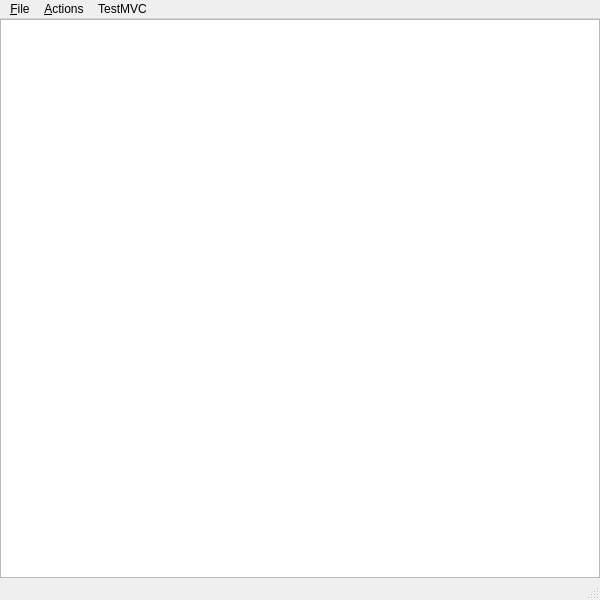
<?xml version="1.0" encoding="UTF-8"?>
<ui version="4.0">
 <class>UITestMVCMainWindow</class>
 <widget class="QMainWindow" name="MainWindow">
  <property name="geometry">
   <rect>
    <x>0</x>
    <y>0</y>
    <width>600</width>
    <height>600</height>
   </rect>
  </property>
  <property name="windowTitle">
   <string>Editable Tree Model</string>
  </property>
  <widget class="QWidget" name="centralwidget">
   <layout class="QVBoxLayout">
    <property name="spacing">
     <number>0</number>
    </property>
    <property name="margin">
     <number>0</number>
    </property>
    <item>
     <widget class="QTreeView" name="view">
      <property name="alternatingRowColors">
       <bool>true</bool>
      </property>
      <property name="selectionBehavior">
       <enum>QAbstractItemView::SelectItems</enum>
      </property>
      <property name="horizontalScrollMode">
       <enum>QAbstractItemView::ScrollPerPixel</enum>
      </property>
      <property name="animated">
       <bool>false</bool>
      </property>
      <property name="allColumnsShowFocus">
       <bool>true</bool>
      </property>
     </widget>
    </item>
   </layout>
  </widget>
  <widget class="QMenuBar" name="menubar">
   <property name="geometry">
    <rect>
     <x>0</x>
     <y>0</y>
     <width>573</width>
     <height>21</height>
    </rect>
   </property>
   <widget class="QMenu" name="fileMenu">
    <property name="title">
     <string>&amp;File</string>
    </property>
    <addaction name="exitAction"/>
   </widget>
   <widget class="QMenu" name="actionsMenu">
    <property name="title">
     <string>&amp;Actions</string>
    </property>
    <addaction name="insertRowAction"/>
    <addaction name="insertColumnAction"/>
    <addaction name="separator"/>
    <addaction name="removeRowAction"/>
    <addaction name="removeColumnAction"/>
    <addaction name="separator"/>
    <addaction name="insertChildAction"/>
   </widget>
   <widget class="QMenu" name="menuTestMVC">
    <property name="title">
     <string>TestMVC</string>
    </property>
   </widget>
   <addaction name="fileMenu"/>
   <addaction name="actionsMenu"/>
   <addaction name="menuTestMVC"/>
  </widget>
  <widget class="QStatusBar" name="statusbar"/>
  <action name="exitAction">
   <property name="text">
    <string>E&amp;xit</string>
   </property>
   <property name="shortcut">
    <string>Ctrl+Q</string>
   </property>
  </action>
  <action name="insertRowAction">
   <property name="text">
    <string>Insert Row</string>
   </property>
   <property name="shortcut">
    <string>Ctrl+I, R</string>
   </property>
  </action>
  <action name="removeRowAction">
   <property name="text">
    <string>Remove Row</string>
   </property>
   <property name="shortcut">
    <string>Ctrl+R, R</string>
   </property>
  </action>
  <action name="insertColumnAction">
   <property name="text">
    <string>Insert Column</string>
   </property>
   <property name="shortcut">
    <string>Ctrl+I, C</string>
   </property>
  </action>
  <action name="removeColumnAction">
   <property name="text">
    <string>Remove Column</string>
   </property>
   <property name="shortcut">
    <string>Ctrl+R, C</string>
   </property>
  </action>
  <action name="insertChildAction">
   <property name="text">
    <string>Insert Child</string>
   </property>
   <property name="shortcut">
    <string>Ctrl+N</string>
   </property>
  </action>
 </widget>
 <resources>
  <include location="editabletreemodel.qrc"/>
 </resources>
 <connections/>
</ui>
